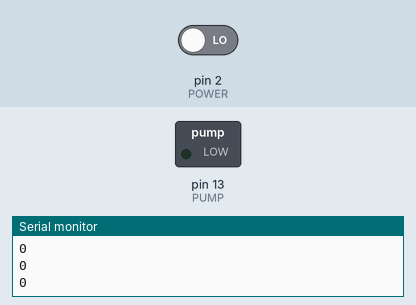
This sketch was run on a simulated Arduino Uno, built with avr-gcc and run on an emulated ATmega328P. Parts: switched loads named in the sketch (green lamp = pin HIGH), the last lines printed to the serial monitor. The inputs (shaded band) are chosen by the test bench; at power-on: pin 2 (POWER) LOW.

Above: at 2.8 s.
2.9 s: pin 2 (POWER) driven HIGH
At 3.7 s:
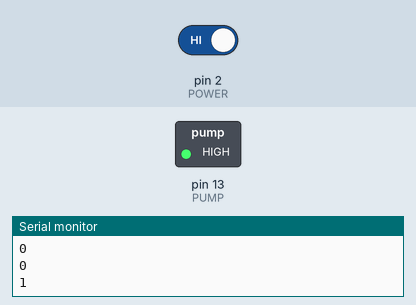
4.5 s: pin 2 (POWER) driven LOW
At 6.4 s:
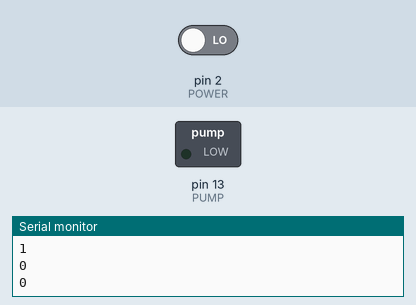
Timing chart, 0 to 7.9 s (numbered marks = the images above; inputs shaded):
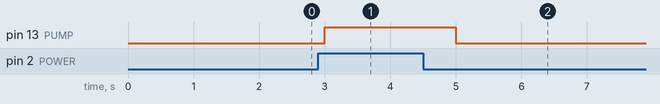

The sketch:

IrrigationSystem.ino
```cpp
// (licence header left out)
// Version 1.0

const int PUMP = 13;
const int POWER = 2;

const int SERIAL_PORT = 9600;

const int LOOP_FREQUENCY_MS = 1000;

void setup() {
  Serial.begin(SERIAL_PORT);
  // Input pins
  pinMode(POWER, INPUT);
  // Output pins
  pinMode(PUMP, OUTPUT);
}

void loop() {
  bool power = digitalRead(POWER);

  digitalWrite(PUMP, power);

  Serial.println(power);

  delay(LOOP_FREQUENCY_MS);
}
```

Measured:
- after the input at 2.9 s, pin 13 (PUMP): LOW → HIGH after 0.10 s
- after the input at 4.5 s, pin 13 (PUMP): HIGH → LOW after 0.50 s
